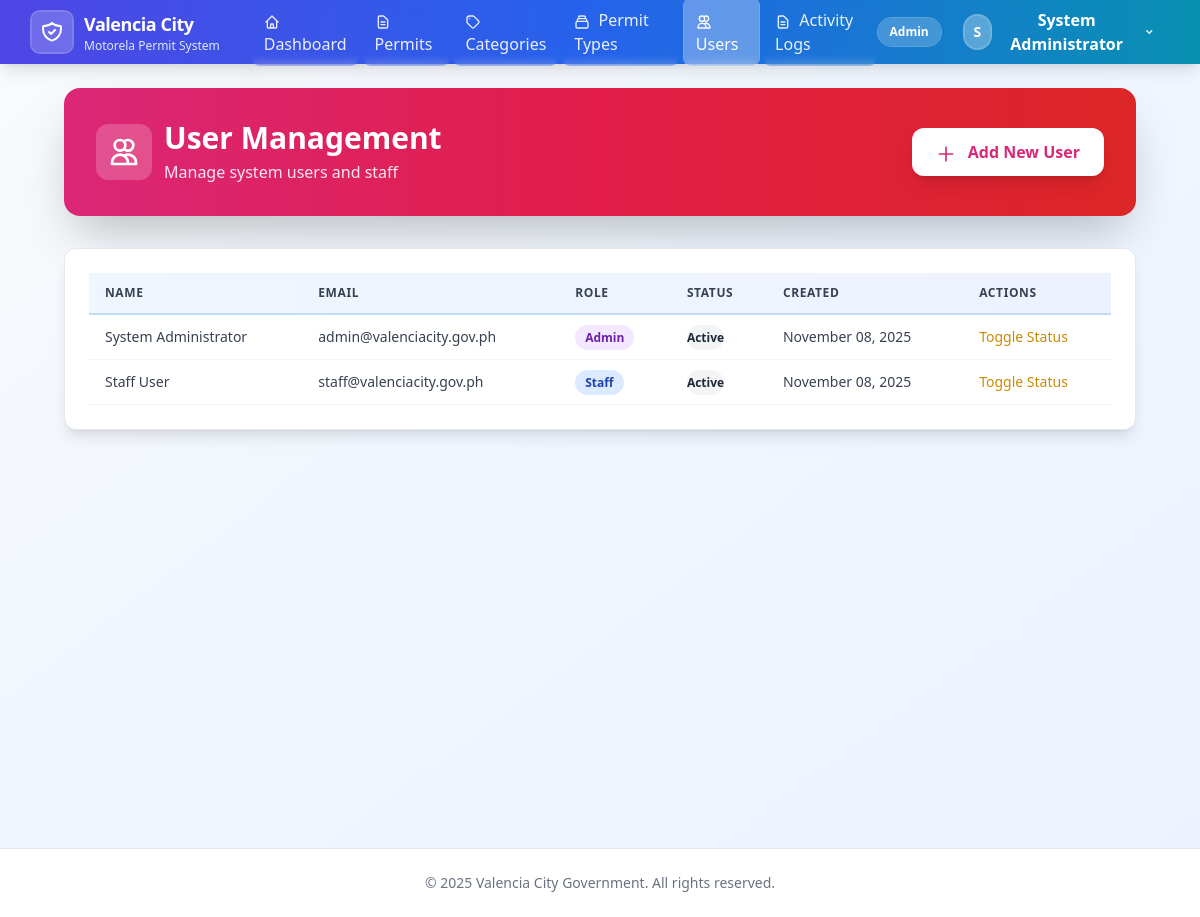
Page /public/admin/users.php (signed in) on the committed database.
### tables this page shows
CREATE TABLE IF NOT EXISTS users (
    id INT AUTO_INCREMENT PRIMARY KEY,
    fullname VARCHAR(100) NOT NULL,
    email VARCHAR(100) UNIQUE NOT NULL,
    password VARCHAR(255) NOT NULL,
    role ENUM('admin', 'staff', 'applicant') DEFAULT 'applicant',
    status ENUM('active', 'inactive') DEFAULT 'active',
    created_at TIMESTAMP DEFAULT CURRENT_TIMESTAMP,
    updated_at TIMESTAMP DEFAULT CURRENT_TIMESTAMP ON UPDATE CURRENT_TIMESTAMP,
    INDEX idx_email (email),
    INDEX idx_role (role)
);

### app/config/db.php (called while the page is built, shortened)
<?php
class Database {
    private static $instance = null;
    private $conn;
    private function connect() {
        try {
            $envFile = __DIR__ . '/../../.env';
            $host = $_ENV['DB_HOST'] ?? 'localhost';
            $dbname = $_ENV['DB_NAME'] ?? 'motorela_permit_db';
            $username = $_ENV['DB_USER'] ?? 'root';
            $password = $_ENV['DB_PASS'] ?? '';
            $this->conn = new PDO(
                "mysql:host=$host;dbname=$dbname;charset=utf8mb4",
                $username,
                $password,
                [
                    PDO::ATTR_ERRMODE => PDO::ERRMODE_EXCEPTION,
                    PDO::ATTR_DEFAULT_FETCH_MODE => PDO::FETCH_ASSOC,
                    PDO::ATTR_EMULATE_PREPARES => false
                ]
            );
        } catch (PDOException $e) {
            die("Database connection failed: " . $e->getMessage());
        }
    }
    public static function getInstance() {
        if (self::$instance === null) {
            self::$instance = new self();
        }
        return self::$instance;
    }
    public function getConnection() {
        return $this->conn;
    }
}

### app/core/model.php (called while the page is built, shortened)
<?php
require_once __DIR__ . '/../config/db.php';
class Model {
    protected $db;
    protected $table;
    public function __construct() {
        $this->db = Database::getInstance()->getConnection();
    }
    public function all() {
        $stmt = $this->db->query("SELECT * FROM {$this->table}");
        return $stmt->fetchAll();
    }
}

### public/admin/users.php (the view, shortened to what this page needs)
<?php
require_once __DIR__ . '/../../app/helpers/helper.php';
$userModel = new User();
$users = $userModel->all();
require_once __DIR__ . '/../../resources/views/layouts/header.php';
?>
<div class="px-4 sm:px-6 lg:px-8 animate-fade-in">
    <div class="bg-gradient-to-r from-pink-600 via-rose-600 to-red-600 rounded-2xl p-8 shadow-2xl mb-8 animate-scale-in">
        <div class="sm:flex sm:items-center sm:justify-between">
            <div>
                <div class="flex items-center space-x-3">
                    <div class="bg-white/20 backdrop-blur-sm p-3 rounded-xl">
                        <svg class="w-8 h-8 text-white" fill="none" stroke="currentColor" viewBox="0 0 24 24">
                            <path stroke-linecap="round" stroke-linejoin="round" stroke-width="2" d="M12 4.354a4 4 0 110 5.292M15 21H3v-1a6 6 0 0112 0v1zm0 0h6v-1a6 6 0 00-9-5.197M13 7a4 4 0 11-8 0 4 4 0 018 0z" />
                        </svg>
                    </div>
                    <div>
                        <h1 class="text-3xl font-bold text-white">User Management</h1>
                        <p class="mt-1 text-pink-100">Manage system users and staff</p>
                    </div>
                </div>
            </div>
            <button onclick="openModal('createModal')" class="mt-4 sm:mt-0 bg-white text-pink-600 hover:bg-pink-50 px-6 py-3 rounded-xl font-semibold shadow-lg hover:shadow-xl transition-all duration-200 transform hover:-translate-y-0.5">
                <svg class="w-5 h-5 inline-block mr-2" fill="none" stroke="currentColor" viewBox="0 0 24 24">
                    <path stroke-linecap="round" stroke-linejoin="round" stroke-width="2" d="M12 4v16m8-8H4" />
                </svg>
                Add New User
            </button>
        </div>
    </div>
    <div class="mt-8 card">
        <div class="overflow-x-auto">
            <table class="table">
                <thead class="table-header">
                    <tr>
                        <th class="px-4 py-3 text-left">Name</th>
                        <th class="px-4 py-3 text-left">Email</th>
                        <th class="px-4 py-3 text-left">Role</th>
                        <th class="px-4 py-3 text-left">Status</th>
                        <th class="px-4 py-3 text-left">Created</th>
                        <th class="px-4 py-3 text-left">Actions</th>
                    </tr>
                </thead>
                <tbody>
                    <?php foreach ($users as $user): ?>
                    <tr class="table-row">
                        <td class="px-4 py-3 font-medium"><?= escape($user['fullname']) ?></td>
                        <td class="px-4 py-3"><?= escape($user['email']) ?></td>
                        <td class="px-4 py-3">
                            <span class="badge <?= $user['role'] === 'admin' ? 'bg-purple-100 text-purple-800' : ($user['role'] === 'staff' ? 'bg-blue-100 text-blue-800' : 'bg-gray-100 text-gray-800') ?>">
                                <?= ucfirst($user['role']) ?>
                            </span>
                        </td>
                        <td class="px-4 py-3"><?= getStatusBadge($user['status']) ?></td>
                        <td class="px-4 py-3"><?= formatDate($user['created_at']) ?></td>
                        <td class="px-4 py-3">
                            <a href="?toggle=<?= $user['id'] ?>" class="text-yellow-600 hover:text-yellow-900">Toggle Status</a>
                        </td>
                    </tr>
                    <?php endforeach; ?>
                </tbody>
            </table>
        </div>
    </div>
</div>
<?php require_once __DIR__ . '/../../resources/views/layouts/footer.php'; ?>

### app/helpers/helper.php (shortened to what this page needs)
<?php
function escape($string) {
    return htmlspecialchars($string, ENT_QUOTES, 'UTF-8');
}
function formatDate($date, $format = 'F d, Y') {
    return date($format, strtotime($date));
}
function getStatusBadge($status) {
    $badges = [
        'pending' => '<span class="inline-flex items-center px-2.5 py-1 text-xs font-semibold rounded-full bg-yellow-100 text-yellow-800 border border-yellow-200">Pending</span>',
        'approved' => '<span class="inline-flex items-center px-2.5 py-1 text-xs font-semibold rounded-full bg-green-100 text-green-800 border border-green-200">Approved</span>',
        'rejected' => '<span class="inline-flex items-center px-2.5 py-1 text-xs font-semibold rounded-full bg-red-100 text-red-800 border border-red-200">Rejected</span>',
        'expired' => '<span class="inline-flex items-center px-2.5 py-1 text-xs font-semibold rounded-full bg-gray-100 text-gray-800 border border-gray-200">Expired</span>',
        'active' => '<span class="inline-flex items-center px-2.5 py-1 text-xs font-semibold rounded-full bg-green-100 text-green-800 border border-green-200">Active</span>',
        'inactive' => '<span class="inline-flex items-center px-2.5 py-1 text-xs font-semibold rounded-full bg-gray-100 text-gray-800 border border-gray-200">Inactive</span>',
        'paid' => '<span class="inline-flex items-center px-2.5 py-1 text-xs font-semibold rounded-full bg-green-100 text-green-800 border border-green-200">Paid</span>',
        'unpaid' => '<span class="inline-flex items-center px-2.5 py-1 text-xs font-semibold rounded-full bg-red-100 text-red-800 border border-red-200">Unpaid</span>',
        'partial' => '<span class="inline-flex items-center px-2.5 py-1 text-xs font-semibold rounded-full bg-yellow-100 text-yellow-800 border border-yellow-200">Partial</span>',
    ];
    return $badges[$status] ?? '<span class="px-2.5 py-1 text-xs font-semibold rounded-full bg-gray-100 text-gray-800">' . ucfirst($status) . '</span>';
}

### rows in the picture
users: fullname "System Administrator", email "admin@valenciacity.gov.ph", role "Admin", status "Active", created_at "November 08, 2025"
users: fullname "Staff User", email "staff@valenciacity.gov.ph", role "Staff", status "Active", created_at "November 08, 2025"

### other values in the picture
Session::getUserRole() "Admin"
substr(Session::getUserName(), 0, 1) "S"
Session::getUserName() "System Administrator"
